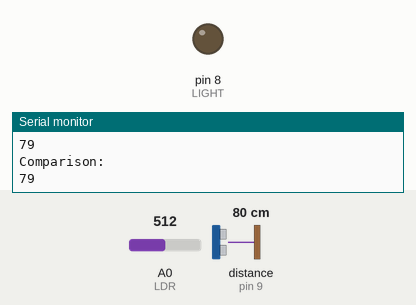
Recording of a sketch running on a simulated Arduino Uno, built with avr-gcc and run on an emulated ATmega328P. Shown: output pins drawn as LEDs (lit = HIGH), the last lines printed to the serial monitor. Wiring (inferred from the names in the program): ultrasonic range finder: trigger pin 10; echo pin 9. Inputs (shaded band) come from the test bench; at power-on: distance to the obstacle (sensor on pin 9) 80 cm, A0 (LDR) = 512. The echo pulse lasts 58.3 µs per cm; pins used as bus, display or sensor lines are not drawn.

Above: at 1.2 s.
1.3 s: distance to the obstacle (sensor on pin 9) set to 2 cm
At 1.7 s:
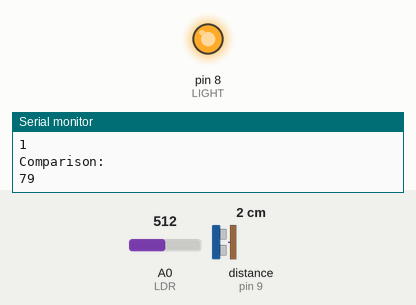
3.3 s: distance to the obstacle (sensor on pin 9) set to 4 cm
At 4.2 s:
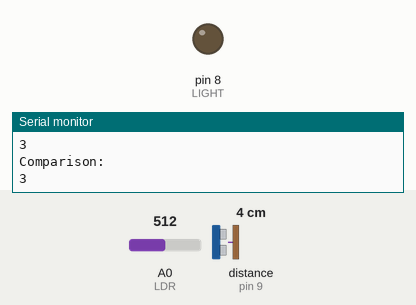
Timing chart, 0 to 6.3 s (numbered marks = the images above; inputs shaded):
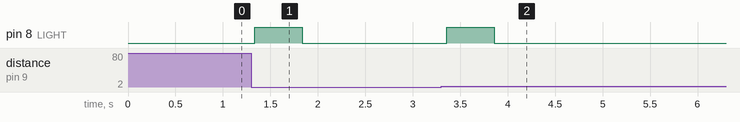

The sketch:

FinalProjectENG003.ino
```cpp
/* Code to turn on a light if it is night and motion is detected, and turn off the light if atleast one of the desire atributes is not detected*/
/* Definitions for main pins*/
#define echoPin 9
#define trigPin 10
#define LDR A0
#define LIGHT 8

/* global variable to contain measurements*/
long duration;
long distance;
float R0;
float RLDR;
float num0;
float V0;
float DV0;
long distComp;

void setup() {
  // put your setup code here, to run once:
/* Set up the serial monitor */
  Serial.begin(9600);
  /*Set up the motion detector*/
  pinMode(echoPin, INPUT);
  pinMode(trigPin, OUTPUT);
  /*Set up the light control*/
  pinMode(LIGHT, OUTPUT);
  /* Set up the distance difference*/
  distComp = 0.00;
}

void loop() {
  /* Check reading from LDR pin*/
  R0 = analogRead (LDR);
  /* Change value into a voltage*/
  V0 = R0 * (5.0/1023.0);
  /* Find the drop across the LDR*/
  DV0 = 5 - V0;
  /* Determine the resistance of the LDR*/
  RLDR = (DV0*10000)/V0;
  /* Determine if it is dark outside*/
  if (RLDR>7000)
  {
    /* Reset the motion detector*/
    digitalWrite(trigPin, LOW);
    delayMicroseconds(2);
    /* Send out a ping*/
    digitalWrite(trigPin, HIGH);
    delayMicroseconds(10);
    digitalWrite (trigPin, LOW);
    /* Store the duration it took to return*/
    duration = pulseIn(echoPin, HIGH);
    /* Calculate a distance in CM*/
    distance = duration/58.2;
    /* Check to see if this is first iteration*/
    Serial.println("Distance:");
    Serial.println(distance);
    Serial.println("Comparison:");
    Serial.println(distComp);
    if (distComp == 0.00)
    {
      /* Set up dist2*/
      distComp = distance;
    }
    /* Check for a change in distance*/
    else if (distComp+1 >= distance&&distComp-1 <=distance)
    {
      /*Turn light off*/
      digitalWrite(LIGHT, LOW);
    }
    else
    {
      /* Turn light on and wait for 30 sec*/
      digitalWrite(LIGHT, HIGH);
      distComp = distance;
      delay (500);
    }
  }
  else
  {
    /* turn the light off*/
    digitalWrite(LIGHT, LOW);
  }
}
```

Measured:
- after the input at 1.3 s, pin 8 (LIGHT): LOW → HIGH at once, → LOW 0.50 s later
- after the input at 3.3 s, pin 8 (LIGHT): LOW → HIGH after 0.06 s, → LOW 0.50 s later
